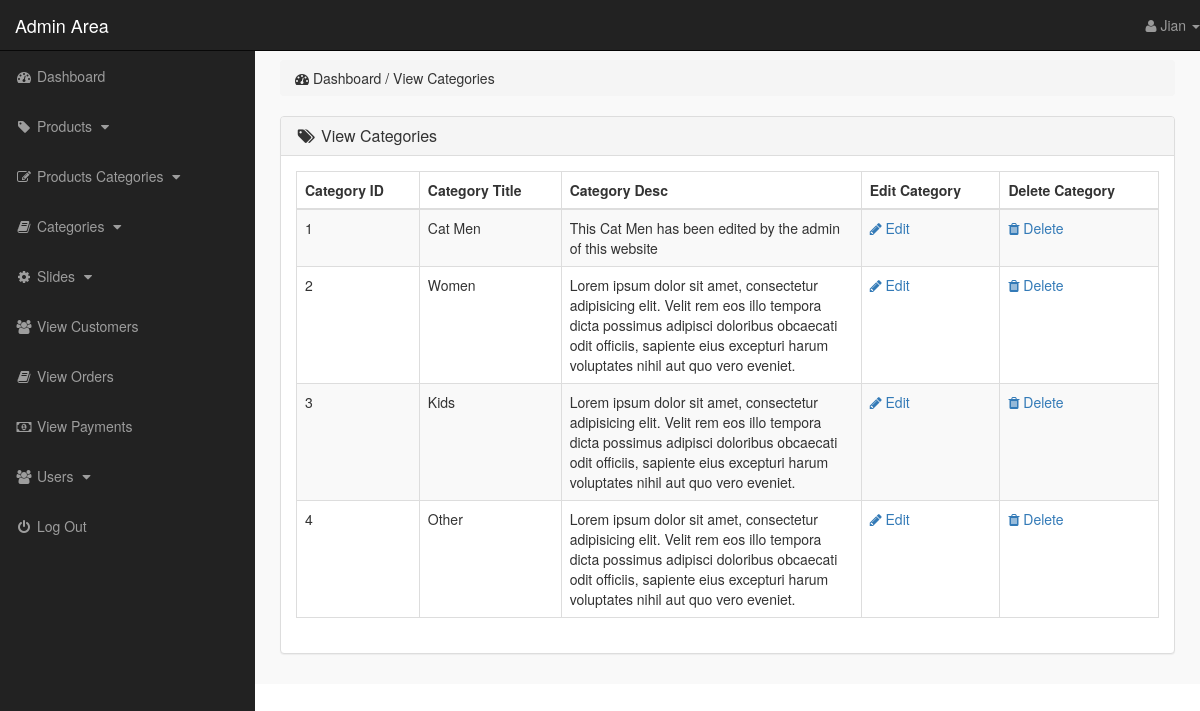
The app's page /admin_area/index.php?view_cats (signed in) with its own data.
### tables this page shows
CREATE TABLE `categories` (
  `cat_id` int(10) NOT NULL,
  `cat_title` text NOT NULL,
  `cat_desc` text NOT NULL
);

### admin_area/view_cats.php (the view)
<?php
    if(!isset($_SESSION['admin_email'])){
        echo "<script>window.open('login.php','_self')</script>";
    }else{
?>
<div class="row">
    <div class="col-lg-12">
        <ol class="breadcrumb">
            <li>
                <i class="fa fa-dashboard"></i> Dashboard / View Categories
            </li>
        </ol>
    </div>
</div>
<div class="row">
    <div class="col-lg-12">
        <div class="panel panel-default">
            <div class="panel-heading">
                <h3 class="panel-title">
                    <i class="fa fa-tags fa-fw"></i> View Categories
                </h3>
            </div>
            <div class="panel-body">
                <div class="table-responsive">
                    <table class="table table-hover table-striped table-bordered">
                        <thead>
                            <tr>
                                <th> Category ID </th>
                                <th> Category Title </th>
                                <th> Category Desc </th>
                                <th> Edit Category </th>
                                <th> Delete Category </th>
                            </tr>
                        </thead>
                        <tbody>
                            <?php
                                $i=0;
                                $get_cats = "select * from categories";
                                $run_cats = mysqli_query($con,$get_cats);
                                while($row_cats=mysqli_fetch_array($run_cats)){
                                    $cat_id = $row_cats['cat_id'];
                                    $cat_title = $row_cats['cat_title'];
                                    $cat_desc = $row_cats['cat_desc'];
                                    $i++;
                            ?>
                            <tr>
                                <td> <?php echo $i; ?> </td>
                                <td> <?php echo $cat_title; ?> </td>
                                <td width="300"> <?php echo $cat_desc; ?> </td>
                                <td>
                                    <a href="index.php?edit_cat= <?php echo $cat_id; ?> ">
                                        <i class="fa fa-pencil"></i> Edit
                                    </a>
                                </td>
                                <td>
                                    <a href="index.php?delete_cat= <?php echo $cat_id; ?> ">
                                        <i class="fa fa-trash"></i> Delete
                                    </a>
                                </td>
                            </tr>
                            <?php } ?>
                        </tbody>
                    </table>
                </div>
            </div>
        </div>
    </div>
</div>
<?php } ?>

### admin_area/includes/sidebar.php (shortened to what this page needs)
<?php
    if(!isset($_SESSION['admin_email'])){
        echo "<script>window.open('login.php','_self')</script>";
    }else{
?>
<nav class="navbar navbar-inverse navbar-fixed-top">
    <div class="navbar-header">
        <a href="index.php?dashboard" class="navbar-brand">Admin Area</a>
    </div>
    <ul class="nav navbar-right top-nav">
        <li class="dropdown">
            <a href="#" class="dropdown-toggle" data-toggle="dropdown">
                <i class="fa fa-user"></i> <?php echo $admin_name;  ?> <b class="caret"></b>
            </a>
        </li>
    </ul>
    <div class="collapse navbar-collapse navbar-ex1-collapse">
        <ul class="nav navbar-nav side-nav">
            <li>
                <a href="index.php?dashboard">
                        <i class="fa fa-fw fa-dashboard"></i> Dashboard
                </a>
            </li>
            <li>
                <a href="#" data-toggle="collapse" data-target="#products">
                        <i class="fa fa-fw fa-tag"></i> Products
                        <i class="fa fa-fw fa-caret-down"></i>
                </a>
            </li>
            <li>
                <a href="#" data-toggle="collapse" data-target="#p_cat">
                        <i class="fa fa-fw fa-edit"></i> Products Categories
                        <i class="fa fa-fw fa-caret-down"></i>
                </a>
            </li>
            <li>
                <a href="#" data-toggle="collapse" data-target="#cat">
                        <i class="fa fa-fw fa-book"></i> Categories
                        <i class="fa fa-fw fa-caret-down"></i>
                </a>
            </li>
            <li>
                <a href="#" data-toggle="collapse" data-target="#slides">
                        <i class="fa fa-fw fa-gear"></i> Slides
                        <i class="fa fa-fw fa-caret-down"></i>
                </a>
            </li>
            <li>
                <a href="index.php?view_customers">
                    <i class="fa fa-fw fa-users"></i> View Customers
                </a>
            </li>
            <li>
                <a href="index.php?view_orders">
                    <i class="fa fa-fw fa-book"></i> View Orders
                </a>
            </li>
            <li>
                <a href="index.php?view_payments">
                    <i class="fa fa-fw fa-money"></i> View Payments
                </a>
            </li>
            <li>
                <a href="#" data-toggle="collapse" data-target="#users">
                        <i class="fa fa-fw fa-users"></i> Users
                        <i class="fa fa-fw fa-caret-down"></i>
                </a>
            </li>
            <li>
                <a href="logout.php">
                    <i class="fa fa-fw fa-power-off"></i> Log Out
                </a>
            </li>
        </ul>
    </div>
</nav>
<?php } ?>

### admin_area/css/style.css (style rules this page uses)
body { margin-top: 100px; }
@media (min-width: 768px) { body { margin-top: 50px; } }
.top-nav { 0 15px; }
.top-nav>li { float: left; display: inline-block; }
.top-nav>li>a { color: #999999; line-height: 20px; padding-top: 15px; padding-bottom: 15px; }
@media (min-width: 768px) { .side-nav { position: fixed; top: 51px; bottom: 0; width: 255px; overflow-y: auto; overflow-x: hidden; background-color: #222222; padding-bottom: 40px; border-radius: 0; } }
@media (min-width: 768px) { .side-nav>li>a { width: 255px; } }
.panel-body { border-radius: 5px; }

### records on screen
categories: cat_title "Cat Men", cat_desc "This Cat Men has been edited by the admin of this website"
categories: cat_title "Women", cat_desc "Lorem ipsum dolor sit amet, consectetur adipisicing elit. Velit rem eos illo tempora dicta possimus adipisci doloribus obcaecati odit officiis, sapiente eius excepturi harum voluptates nihil aut quo vero eveniet."
categories: cat_title "Kids", cat_desc "Lorem ipsum dolor sit amet, consectetur adipisicing elit. Velit rem eos illo tempora dicta possimus adipisci doloribus obcaecati odit officiis, sapiente eius excepturi harum voluptates nihil aut quo vero eveniet."
categories: cat_title "Other", cat_desc "Lorem ipsum dolor sit amet, consectetur adipisicing elit. Velit rem eos illo tempora dicta possimus adipisci doloribus obcaecati odit officiis, sapiente eius excepturi harum voluptates nihil aut quo vero eveniet."

### other values on screen
$admin_name "Jian"
